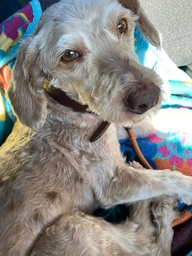
#> input picture imagenOriginal.JPG, 192 x 256 px, shrunk from 1200 x 1600 before the run
$ python imageRotation.py
#> lines starting #> are read from the running program, lines starting #| are printed output that depends on the picture
# Librerías
from PIL import Image
import numpy as np

# Carga la imagen y conviértela a escala de grises
imagen = Image.open("imagenOriginal.JPG").convert("L")
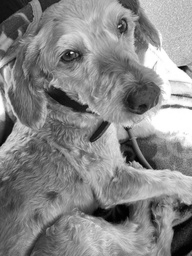
#> imagen: PIL image 192x256 L; min 0, max 255, mean 135
arr = np.array(imagen)

# Recorta a un cuadrado de lado TAM
TAM = min(arr.shape)
#> TAM = 192
arr = arr[:TAM, :TAM]
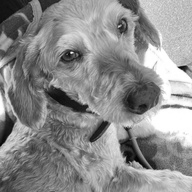
#> arr: shape (192, 192); min 1, max 255, mean 140.5

# Genera 3 versiones con 1, 5 y 10 iteraciones
for n in [1, 5, 10]:
    transform = arr.copy()

    # Aplica n veces el Arnold Cat Map
    for _ in range(n):
        nueva = np.zeros_like(transform)
        for y in range(TAM):
            for x in range(TAM):
                px = (x + y) % TAM
                py = (x + 2*y) % TAM
                nueva[py][px] = transform[y][x]
        transform = nueva

    # 4) Guarda la versión transformada
    fname = f"transform_{n}iter.jpg"
    Image.fromarray(transform).save(fname)

    # 5) Calcula % de píxeles idénticos respecto al original
    iguales = np.sum(transform == arr)
    porcent = iguales * 100.0 / transform.size
    print(f"{n} iter → {porcent:.2f}% píxeles idénticos")
#> this loop made 3 passes
#> (iguales, porcent) on passes 1 to 3: (237, 0.643), (212, 0.575), (196, 0.532)
#| 1 iter → 0.64% píxeles idénticos
#| 5 iter → 0.58% píxeles idénticos
#| 10 iter → 0.53% píxeles idénticos
#> pass 1, `Image.fromarray(transform).save(fname)`:
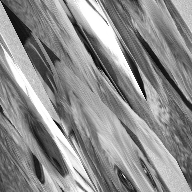
#> saved as transform_1iter.jpg: PIL image 192x192 L; min 1, max 255, mean 140.5
#> pass 2, `Image.fromarray(transform).save(fname)`:
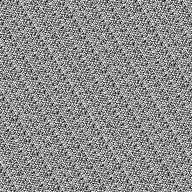
#> saved as transform_5iter.jpg: PIL image 192x192 L; min 1, max 255, mean 140.5
#> after the loop:
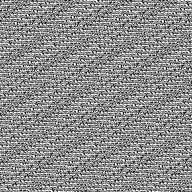
#> nueva: shape (192, 192); min 1, max 255, mean 140.5

# 6) Busca cuántas iteraciones hacen falta para recuperar la original
current = arr.copy()
count = 0
MAX_ITERACIONES = 5000
while True:
    count += 1
    nueva = np.zeros_like(current)
    for y in range(TAM):
        for x in range(TAM):
            px = (x + y) % TAM
            py = (x + 2*y) % TAM
            nueva[py][px] = current[y][x]
    current = nueva

    # Cuando vuelve a coincidir completamente, guardamos y rompemos
    if (current == arr).all():
        Image.fromarray(current).save("recuperada.jpg")
        print(f"Recuperada en {count} iteraciones")
        break
    if count >= MAX_ITERACIONES:
        print(f"No recuperó en {MAX_ITERACIONES} iteraciones, abortando.")
        break
#> after the loop, count = 48
